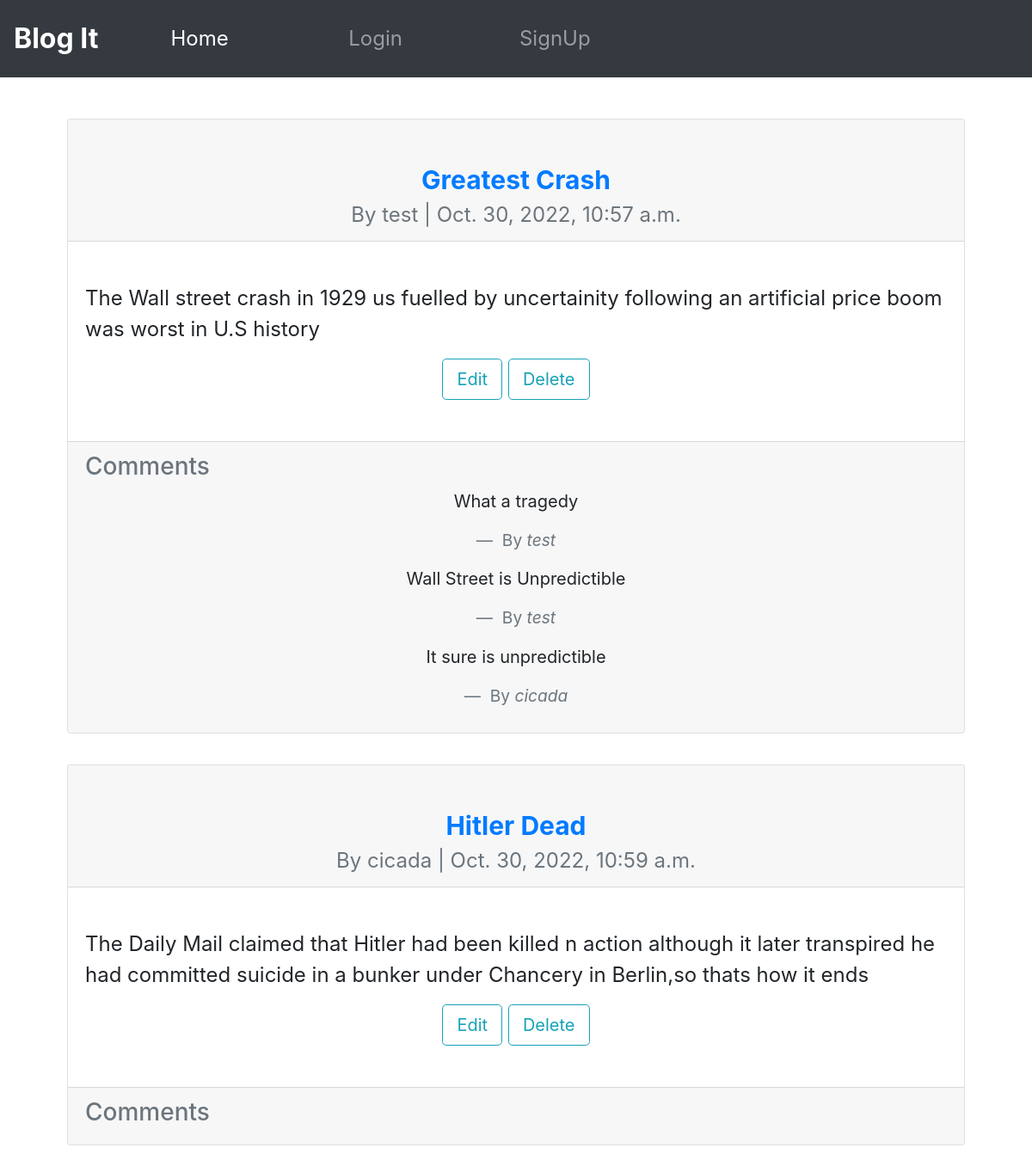
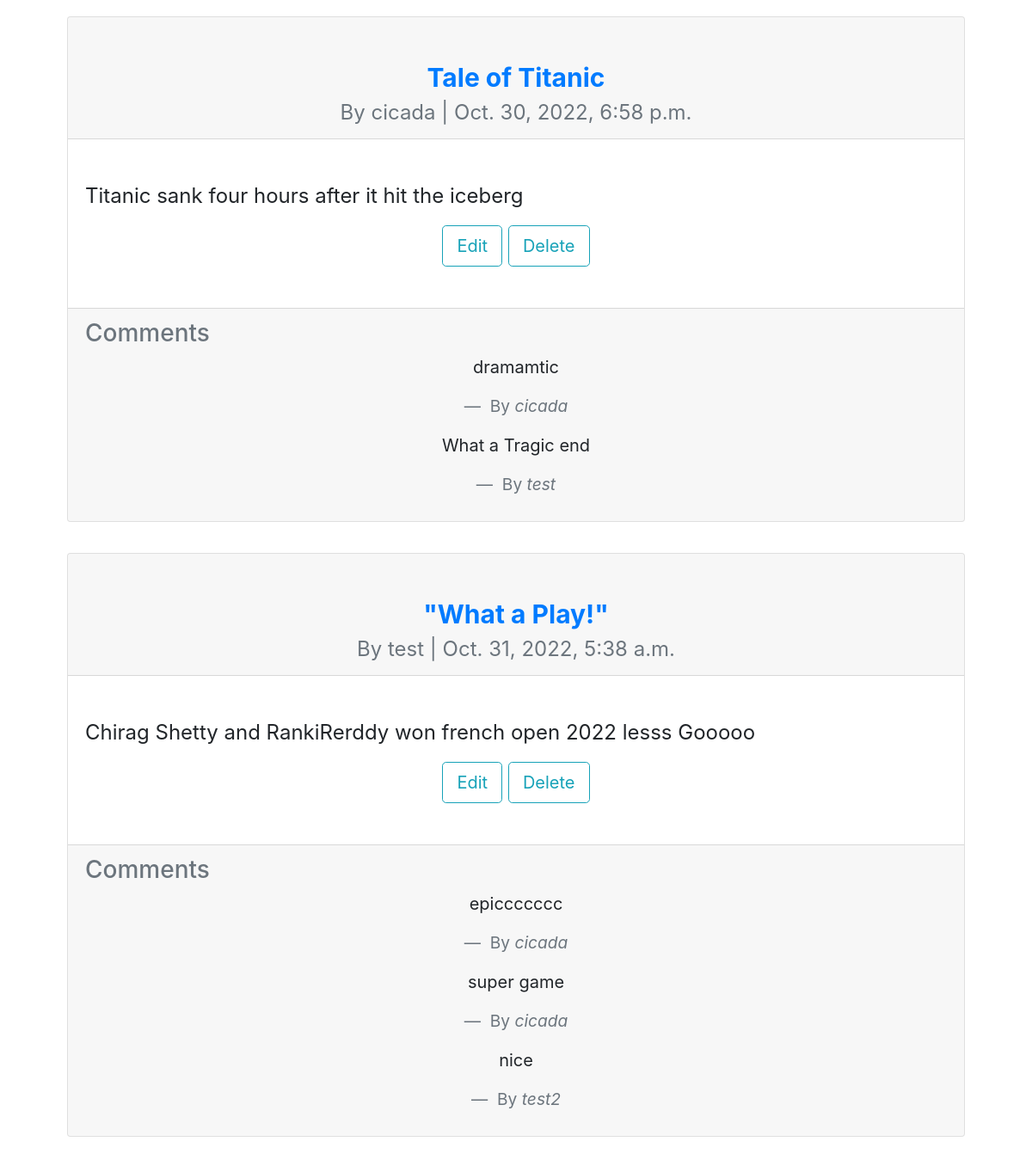
The app's page /articles/ with its own data (2 pictures, top to bottom).
### articles/models.py (models this page shows, shortened)
class Article(models.Model):
    title= models.CharField(max_length=255)
    body= models.TextField()
    date = models.DateTimeField(auto_now_add=True)
    author=models.ForeignKey(
        settings.AUTH_USER_MODEL,
        on_delete=models.CASCADE,
    )

class Comment(models.Model):
    article = models.ForeignKey(Article,on_delete=models.CASCADE)
    comment = models.CharField(max_length=200)
    author = models.ForeignKey(
        settings.AUTH_USER_MODEL,
        on_delete=models.CASCADE,
    )
    def __str__(self):
        return self.comment

### accounts/models.py (models this page shows)
class CustomUser(AbstractUser):
    age = models.PositiveIntegerField(null=True,blank=True)

### articles/views.py (the view)
# urls.py: path("",ArticleListView.as_view(),name="article_list"),
class ArticleListView(ListView):
    model = Article
    template_name= "article_list.html"

### articles/templates/article_list.html (shortened to what this page needs)
{% extends "base.html" %}
{% block content %}
{% for article in article_list %}
    <div class="card">
        <div class="card-header text-center pt-5">
            <span class="font-weight-bold card-header-main">
                <a href="{% url 'article_detail' article.pk %}">{{ article.title }}</a>
            </span>
            <br />
            <span class="text-muted">
               By  {{ article.author }} | {{ article.date }}
            </span>
        </div>
        <div class="card-body py-5">
            <p> {{ article.body }}</p>
           <div class="container text-center">
            <a href="{% url 'article_edit' article.pk %}" class="btn btn-lg btn-outline-info">Edit</a>
            <a href="{% url 'article_delete' article.pk %}"  class="btn btn-lg btn-outline-info">Delete</a>
           </div>
        </div>
        <div class="card-footer">
            <h3 class="text-muted">Comments</h3>
            {% for comment in article.comment_set.all %}
                <figure class="text-center">
                    <blockquote class="blockquote">
                      <p> {{ comment }}</p>
                    </blockquote>
                    <figcaption class="blockquote-footer">
                      By <cite title="Source Title">{{ comment.author }}</cite>
                    </figcaption>
                  </figure>
            {% endfor %}
        </div>
    </div>
    <br />
{% endfor %}
{% endblock content %}

### accounts/templates/base.html (shortened to what this page needs)
<!DOCTYPE html>
<html lang="en">
<head>
    <link rel="stylesheet" href="https://cdn.jsdelivr.net/npm/bootstrap@4.3.1/dist/css/bootstrap.min.css">
</head>
<body>
    <nav class="navbar navbar-expand-lg navbar-dark bg-dark p-3 ">
        <a class="navbar-brand" href="{% url 'home' %}">Blog It</a>
        <div class="collapse navbar-collapse" id="navbarNavDropdown">
          <ul class="navbar-nav">
            <li class="nav-item active col-4">
              <a class="nav-link" href="{% url 'home' %}">Home</a>
            </li>
            {% if user.is_authenticated %}
            <li class="nav-item col-4">
              <a class="nav-link" href="{% url 'article_new' %}">+New</a>
            </li>
            <li class="nav-item dropdown col-4">
              <a class="nav-link dropdown-toggle" href="#" id="navbarDropdownMenuLink" data-toggle="dropdown" aria-haspopup="true" aria-expanded="false">
                {{ user.username }}
              </a>
              <div class="dropdown-menu drops" aria-labelledby="navbarDropdownMenuLink">
                <a class="dropdown-item" href="{% url 'password_change' %}">Change Password</a>
                <a class="dropdown-item" href="{% url 'logout' %}">Log Out</a>
              </div>
            </li>
            {% else %}
            <li class="nav-item">
                <a class="nav-link" href="{% url 'login' %}">Login</a>
            </li>
            <li class="nav-item">
                <a class="nav-link" href="{% url 'signup' %}">SignUp</a>
            </li>
            {% endif %}
        </ul>
        </div>
      </nav>
    <div class="container p-5  main-content">
        <div class="d-flex justify-content-start">
            <main>
              {% block content %}
              {% endblock content %}
          </main>
        </div>
    </div>
</body>
</html>

### accounts/templates/base.html (style rules this page uses)
.navbar,.main-content { font-size: 24px; }
.navbar-brand { font-weight: bold; font-size: 32px; }
.navbar-nav > li { padding-left:60px; padding-right:60px; }

### articles/templates/article_list.html (style rules this page uses)
.card-header-main { font-size: 30px; }

### records on screen
Article: title "Greatest Crash", author "test", date "Oct. 30, 2022, 10:57 a.m.", body "The Wall street crash in 1929 us fuelled by uncertainity following an artificial price boom was worst in U.S history"
Comment: comment "What a tragedy", author "test"
Comment: comment "Wall Street is Unpredictible", author "test"
Comment: comment "It sure is unpredictible", author "cicada"
Article: title "Hitler Dead", author "cicada", date "Oct. 30, 2022, 10:59 a.m.", body "The Daily Mail claimed that Hitler had been killed n action although it later transpired he had committed suicide in a bunker under Chancery in Berlin,so thats how it ends"
Article: title "Tale of Titanic", author "cicada", date "Oct. 30, 2022, 6:58 p.m.", body "Titanic sank four hours after it hit the iceberg"
Comment: comment "dramamtic", author "cicada"
Comment: comment "What a Tragic end", author "test"
Article: title "\"What a Play!\"", author "test", date "Oct. 31, 2022, 5:38 a.m.", body "Chirag Shetty and RankiRerddy won french open 2022 lesss Gooooo"
Comment: comment "epiccccccc", author "cicada"
Comment: comment "super game", author "cicada"
Comment: comment "nice", author "test2"
